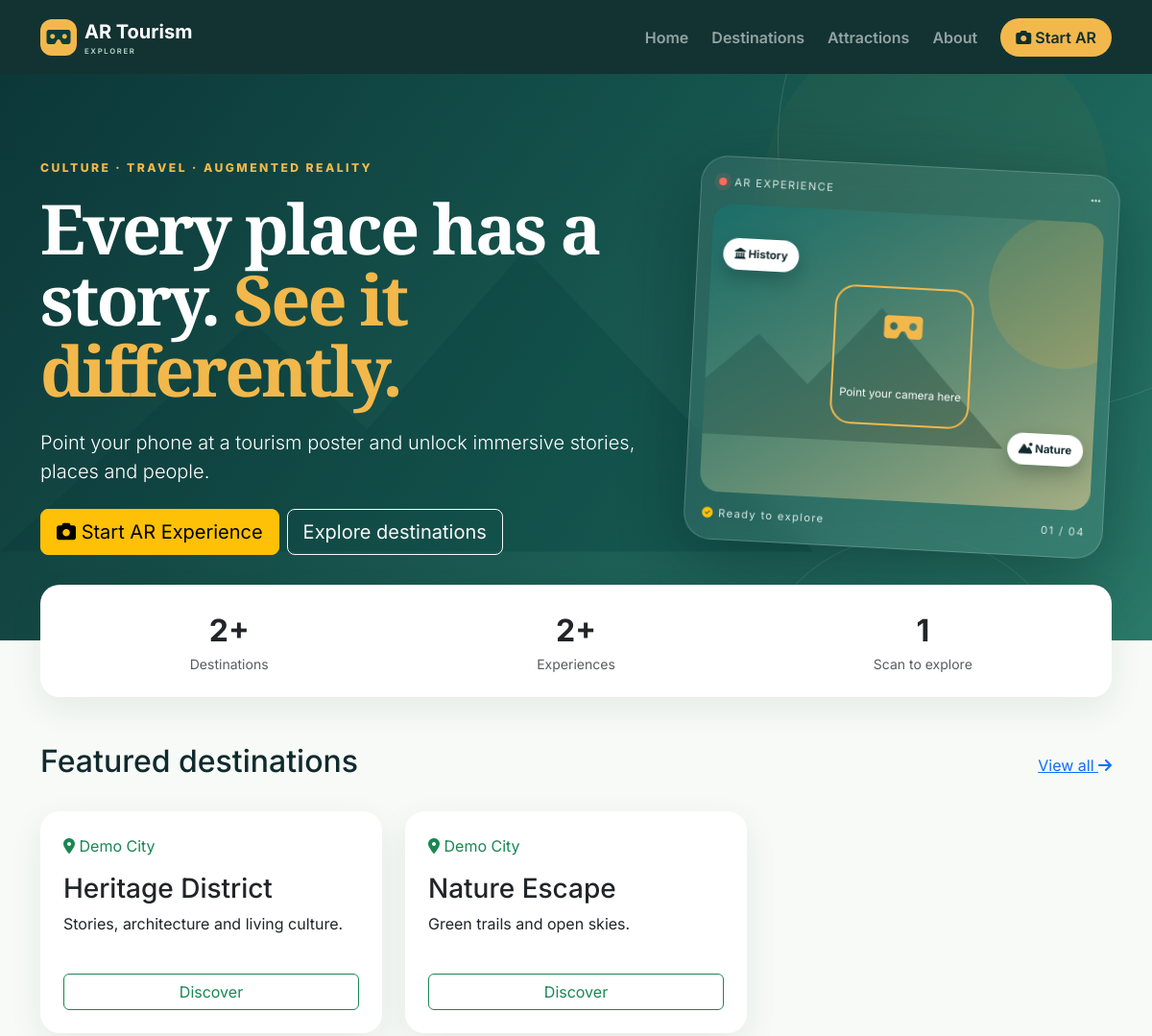
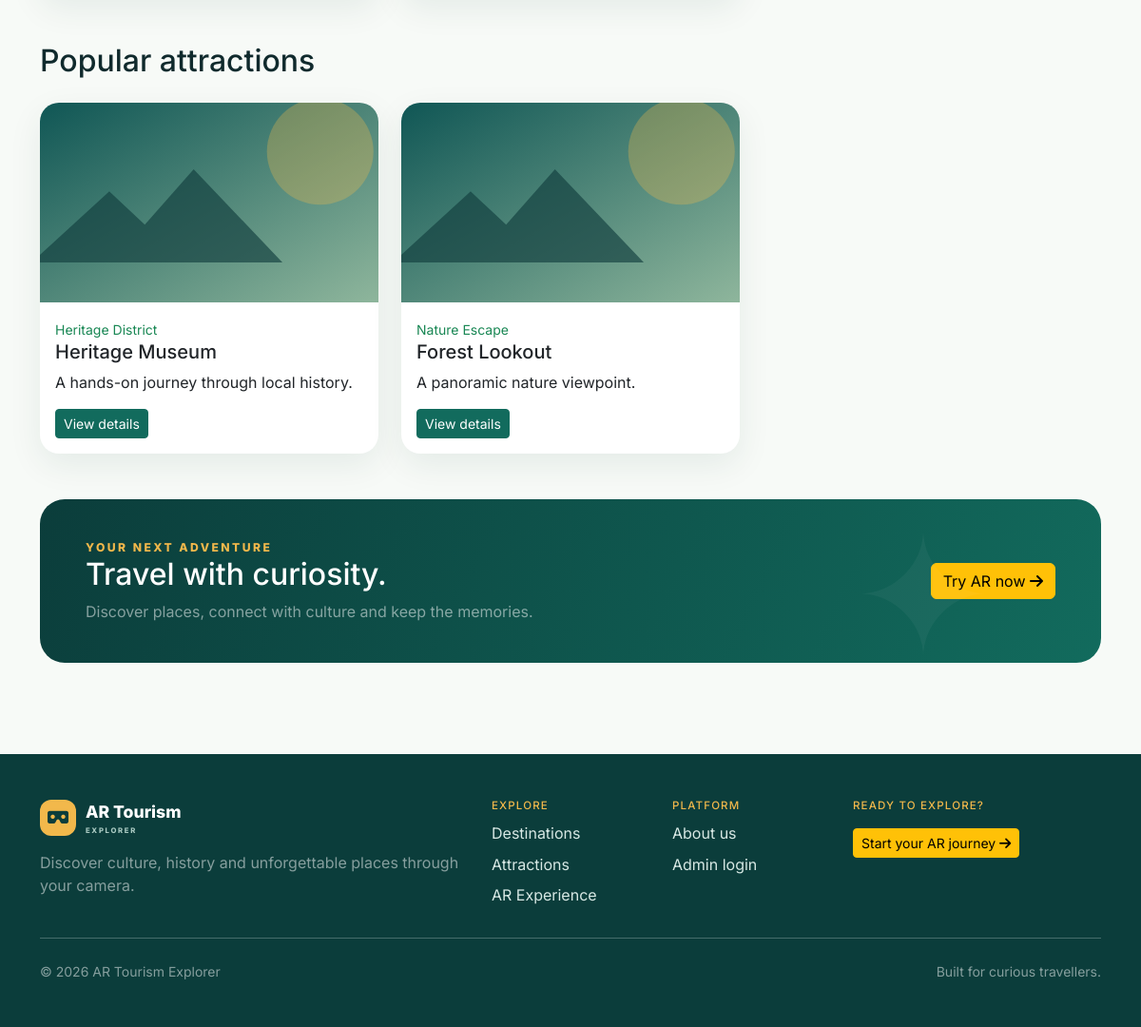
The page / on the database its author committed (2 pictures, top to bottom).
### tables this page shows
CREATE TABLE destinations (
    id INT UNSIGNED AUTO_INCREMENT PRIMARY KEY,
    category_id INT UNSIGNED NULL,
    name VARCHAR(160) NOT NULL,
    slug VARCHAR(180) UNIQUE NOT NULL,
    short_description VARCHAR(300),
    description TEXT,
    cover_image VARCHAR(255),
    location VARCHAR(190),
    latitude DECIMAL(10, 7) NULL,
    longitude DECIMAL(10, 7) NULL,
    maps_url VARCHAR(500),
    status ENUM('active', 'inactive') DEFAULT 'active',
    created_at TIMESTAMP DEFAULT CURRENT_TIMESTAMP,
    updated_at TIMESTAMP DEFAULT CURRENT_TIMESTAMP ON UPDATE CURRENT_TIMESTAMP,
    FOREIGN KEY (category_id) REFERENCES categories(id) ON DELETE SET NULL,
    INDEX (status),
    INDEX (name)
);

CREATE TABLE attractions (
    id INT UNSIGNED AUTO_INCREMENT PRIMARY KEY,
    destination_id INT UNSIGNED NOT NULL,
    category_id INT UNSIGNED NULL,
    name VARCHAR(160) NOT NULL,
    slug VARCHAR(180) UNIQUE NOT NULL,
    short_description VARCHAR(300),
    description TEXT,
    main_image VARCHAR(255),
    youtube_url VARCHAR(500),
    website_url VARCHAR(500),
    maps_url VARCHAR(500),
    latitude DECIMAL(10, 7) NULL,
    longitude DECIMAL(10, 7) NULL,
    opening_hours VARCHAR(255),
    entry_information VARCHAR(255),
    status ENUM('active', 'inactive') DEFAULT 'active',
    display_order INT DEFAULT 0,
    created_at TIMESTAMP DEFAULT CURRENT_TIMESTAMP,
    updated_at TIMESTAMP DEFAULT CURRENT_TIMESTAMP ON UPDATE CURRENT_TIMESTAMP,
    FOREIGN KEY (destination_id) REFERENCES destinations(id) ON DELETE CASCADE,
    FOREIGN KEY (category_id) REFERENCES categories(id) ON DELETE SET NULL,
    INDEX (status),
    INDEX (destination_id)
);

### includes/functions.php (called while the page is built, shortened)
<?php
require_once __DIR__ . '/database.php';
function e(?string $value): string
{
    return htmlspecialchars($value ?? '', ENT_QUOTES, 'UTF-8');
}
function url(string $path = ''): string
{
    return BASE_URL . '/' . ltrim($path, '/');
}
function asset(string $path): string
{
    return url('assets/' . ltrim($path, '/'));
}

### includes/database.php (called while the page is built, shortened)
<?php
function db(): PDO
{
    static $pdo;
    if (!$pdo) {
        $pdo = new PDO(
            'mysql:host=' . DB_HOST . ';port=' . PORT . ';dbname=' . DB_NAME . ';charset=utf8mb4',
            DB_USER,
            DB_PASS,
            [
                PDO::ATTR_ERRMODE => PDO::ERRMODE_EXCEPTION,
                PDO::ATTR_DEFAULT_FETCH_MODE => PDO::FETCH_ASSOC,
                PDO::ATTR_EMULATE_PREPARES => false,
            ]
        );
    }
    return $pdo;
}

### index.php (the view, shortened to what this page needs)
<?php
require_once __DIR__ . '/includes/functions.php';
try {
    $destinations = db()->query("SELECT * FROM destinations WHERE status='active' ORDER BY created_at DESC LIMIT 3")->fetchAll();
    $attractions = db()->query("SELECT a.*, d.name destination_name FROM attractions a JOIN destinations d ON d.id=a.destination_id WHERE a.status='active' ORDER BY a.display_order,a.created_at DESC LIMIT 6")->fetchAll();
} catch (Throwable $error) {
    $destinations = [
        ['name' => 'Heritage District', 'slug' => 'heritage-district', 'location' => 'Demo City', 'short_description' => 'Stories, architecture and living culture.'],
        ['name' => 'Nature Escape', 'slug' => 'nature-escape', 'location' => 'Demo City', 'short_description' => 'Green trails and open skies.'],
        ['name' => 'Cultural Village', 'slug' => 'cultural-village', 'location' => 'Demo City', 'short_description' => 'Crafts, food and local traditions.'],
    ];
    $attractions = [
        ['name' => 'Heritage Museum', 'slug' => 'heritage-museum', 'destination_name' => 'Heritage District', 'short_description' => 'A hands-on journey through local history.', 'main_image' => ''],
        ['name' => 'Forest Lookout', 'slug' => 'forest-lookout', 'destination_name' => 'Nature Escape', 'short_description' => 'A panoramic nature viewpoint.', 'main_image' => ''],
        ['name' => 'Crafts Market', 'slug' => 'crafts-market', 'destination_name' => 'Cultural Village', 'short_description' => 'Meet makers and discover handmade treasures.', 'main_image' => ''],
    ];
}
require __DIR__ . '/includes/header.php';
?>
<section class="hero"><div class="hero-glow hero-glow-one"></div><div class="hero-glow hero-glow-two"></div><div class="container py-5"><div class="row align-items-center g-5"><div class="col-lg-7"><div class="hero-copy"><div class="eyebrow mb-3">CULTURE · TRAVEL · AUGMENTED REALITY</div><h1>Every place has a story. <em>See it differently.</em></h1><p class="lead my-4">Point your phone at a tourism poster and unlock immersive stories, places and people.</p><a href="<?= url('ar.php') ?>" class="btn btn-warning btn-lg me-2"><i class="fa-solid fa-camera"></i> Start AR Experience</a><a href="<?= url('destinations.php') ?>" class="btn btn-outline-light btn-lg">Explore destinations</a></div></div><div class="col-lg-5 d-none d-lg-block"><div class="hero-preview"><div class="preview-top"><span class="live-dot"></span> AR EXPERIENCE <i class="fa-solid fa-ellipsis ms-auto"></i></div><div class="preview-scene"><div class="scan-frame"><i class="fa-solid fa-vr-cardboard"></i><span>Point your camera here</span></div><span class="floating-pin pin-one"><i class="fa-solid fa-landmark"></i> History</span><span class="floating-pin pin-two"><i class="fa-solid fa-mountain-sun"></i> Nature</span></div><div class="preview-bottom"><span><i class="fa-solid fa-circle-check text-warning"></i> Ready to explore</span><span>01 / 04</span></div></div></div></div></div></section>
<section class="container stat-strip"><div class="card p-4"><div class="row text-center g-3"><div class="col-4"><strong class="fs-2"><?= count($destinations) ?>+</strong><small class="d-block text-muted">Destinations</small></div><div class="col-4"><strong class="fs-2"><?= count($attractions) ?>+</strong><small class="d-block text-muted">Experiences</small></div><div class="col-4"><strong class="fs-2">1</strong><small class="d-block text-muted">Scan to explore</small></div></div></div></section>
<section class="container py-5"><div class="d-flex justify-content-between align-items-center mb-4"><h2 class="section-title">Featured destinations</h2><a href="<?= url('destinations.php') ?>">View all <i class="fa-solid fa-arrow-right"></i></a></div><div class="row g-4"><?php foreach ($destinations as $d): ?><div class="col-md-4"><div class="card h-100 p-4 feature-card"><span class="text-success"><i class="fa-solid fa-location-dot"></i> <?= e($d['location']) ?></span><h3 class="mt-3"><?= e($d['name']) ?></h3><p><?= e($d['short_description']) ?></p><a href="<?= url('destination.php?slug=' . urlencode($d['slug'])) ?>" class="btn btn-outline-success mt-auto">Discover</a></div></div><?php endforeach; ?></div></section>
<section class="container pb-5"><h2 class="section-title mb-4">Popular attractions</h2><div class="row g-4"><?php foreach ($attractions as $a): ?><div class="col-md-4"><div class="card h-100"><img class="card-img-top" loading="lazy" src="<?= $a['main_image'] ? asset($a['main_image']) : asset('images/hero.svg') ?>" alt="<?= e($a['name']) ?>"><div class="card-body"><small class="text-success"><?= e($a['destination_name']) ?></small><h5><?= e($a['name']) ?></h5><p><?= e($a['short_description']) ?></p><a href="<?= url('attraction.php?slug=' . urlencode($a['slug'])) ?>" class="btn btn-sm btn-success">View details</a></div></div></div><?php endforeach; ?></div></section>
<section class="container pb-5"><div class="discover-banner"><div><div class="eyebrow">YOUR NEXT ADVENTURE</div><h2 class="section-title mb-2">Travel with curiosity.</h2><p class="mb-0 text-white-50">Discover places, connect with culture and keep the memories.</p></div><a href="<?= url('ar.php') ?>" class="btn btn-warning">Try AR now <i class="fa-solid fa-arrow-right"></i></a></div></section>
<?php require __DIR__ . '/includes/footer.php'; ?>

### includes/header.php (shortened to what this page needs)
<?php require_once __DIR__ . '/functions.php'; $pageTitle = $pageTitle ?? APP_NAME; ?>
<!doctype html>
<html lang="en">
<head>
    <link href="https://cdn.jsdelivr.net/npm/bootstrap@5.3.3/dist/css/bootstrap.min.css" rel="stylesheet">
    <link href="https://cdnjs.cloudflare.com/ajax/libs/font-awesome/6.5.2/css/all.min.css" rel="stylesheet">
    <link href="<?= asset('css/app.css') ?>" rel="stylesheet">
</head>
<body>
<nav class="navbar navbar-expand-lg navbar-dark site-nav sticky-top"><div class="container">
 <a class="navbar-brand fw-bold d-flex align-items-center gap-2" href="<?= url('index.php') ?>"><span class="brand-mark"><i class="fa-solid fa-vr-cardboard"></i></span><span>AR Tourism<small>EXPLORER</small></span></a>
 <div id="nav" class="collapse navbar-collapse"><ul class="navbar-nav ms-auto align-items-lg-center gap-lg-2">
  <li class="nav-item"><a class="nav-link" href="<?= url('index.php') ?>">Home</a></li>
  <li class="nav-item"><a class="nav-link" href="<?= url('destinations.php') ?>">Destinations</a></li>
  <li class="nav-item"><a class="nav-link" href="<?= url('attractions.php') ?>">Attractions</a></li>
  <li class="nav-item"><a class="nav-link" href="<?= url('about.php') ?>">About</a></li>
  <li class="nav-item"><a class="nav-link nav-cta px-3 ms-lg-2" href="<?= url('ar.php') ?>"><i class="fa-solid fa-camera"></i> Start AR</a></li>
 </ul></div>
</div></nav>
<main>

### includes/footer.php (shortened to what this page needs)
</main><footer class="site-footer text-light mt-5"><div class="container py-5"><div class="row g-4"><div class="col-lg-5"><a class="footer-brand" href="<?= url('index.php') ?>"><span class="brand-mark"><i class="fa-solid fa-vr-cardboard"></i></span><span>AR Tourism<small>EXPLORER</small></span></a><p class="text-white-50 mt-3 mb-0">Discover culture, history and unforgettable places through your camera.</p></div><div class="col-6 col-lg-2"><h6>Explore</h6><a href="<?= url('destinations.php') ?>">Destinations</a><a href="<?= url('attractions.php') ?>">Attractions</a><a href="<?= url('ar.php') ?>">AR Experience</a></div><div class="col-6 col-lg-2"><h6>Platform</h6><a href="<?= url('about.php') ?>">About us</a><a href="<?= url('admin/login.php') ?>">Admin login</a></div><div class="col-lg-3"><h6>Ready to explore?</h6><a class="btn btn-warning btn-sm mt-2" href="<?= url('ar.php') ?>">Start your AR journey <i class="fa-solid fa-arrow-right"></i></a></div></div><hr class="border-light opacity-25 my-4"><div class="d-flex justify-content-between flex-wrap gap-2 small text-white-50"><span>© <?= date('Y') ?> AR Tourism Explorer</span><span>Built for curious travellers.</span></div></div></footer>
<script src="<?= asset('js/app.js') ?>"></script></body></html>

### assets/css/app.css (style rules this page uses)
:root { --ink: #102a2d; --green: #126b5d; --green-dark: #0b3d3b; --gold: #f2b84b; --cream: #f7faf7; }
* { box-sizing: border-box; }
body { font-family: Inter, sans-serif; color: var(--ink); background: var(--cream); }
.site-nav { background: rgba(10, 42, 42, 0.96); backdrop-filter: blur(14px); padding: 0.8rem 0; }
.brand-mark { display: grid; place-items: center; width: 38px; height: 38px; border-radius: 12px; background: var(--gold); color: var(--green-dark); }
.navbar-brand small, .footer-brand small { display: block; font-size: 0.48rem; letter-spacing: 0.22em; color: #a9c9c1; }
.nav-link { font-weight: 600; }
.nav-cta { background: var(--gold); color: #122f2f !important; border-radius: 999px; }
.hero { position: relative; overflow: hidden; background: linear-gradient(120deg, #0b3435e8, #126b5dcc), url("../images/hero.svg") center/cover; min-height: 590px; color: #fff; display: flex; align-items: center; }
.hero h1 { font: 700 clamp(2.7rem, 6vw, 5.5rem) "Playfair Display", serif; line-height: 1.03; letter-spacing: -0.04em; }
.hero h1 em { color: var(--gold); font-style: normal; }
.hero-copy { max-width: 720px; }
.eyebrow { letter-spacing: 0.2em; font-size: 0.76rem; font-weight: 800; color: var(--gold); }
.hero-preview { border: 1px solid #ffffff32; border-radius: 28px; padding: 14px; background: #ffffff12; box-shadow: 0 25px 80px #001b1b66; backdrop-filter: blur(16px); transform: rotate(3deg); }
.preview-top, .preview-bottom { display: flex; align-items: center; gap: 8px; font-size: 0.7rem; letter-spacing: 0.12em; color: #d8e8e5; padding: 4px; }
.live-dot { width: 8px; height: 8px; border-radius: 50%; background: #fb6b5b; box-shadow: 0 0 0 5px #fb6b5b24; }
.preview-scene { height: 300px; border-radius: 20px; margin: 10px 0; background: linear-gradient(145deg, #1d7771aa, #e0aa5b55), url("../images/hero.svg") center/cover; position: relative; display: grid; place-items: center; }
.scan-frame { width: 145px; height: 145px; border: 2px solid var(--gold); border-radius: 22px; display: grid; place-items: center; color: var(--gold); text-align: center; font-size: 2rem; }
.scan-frame span { font-size: 0.72rem; color: #fff; line-height: 1.2; }
.floating-pin { position: absolute; background: #fff; color: var(--ink); border-radius: 999px; padding: 8px 12px; font-size: 0.72rem; font-weight: 700; box-shadow: 0 8px 20px #001b1b44; }
.pin-one { left: 12px; top: 35px; }
.pin-two { right: 10px; bottom: 45px; }
.preview-bottom { justify-content: space-between; }
.card { border: 0; border-radius: 20px; box-shadow: 0 12px 35px #123b3714; }
.card-img-top { height: 210px; object-fit: cover; border-radius: 20px 20px 0 0; }
.feature-card { transition: transform 0.25s, box-shadow 0.25s; }
.feature-card p, .attraction-card p { min-height: 48px; }
.stat-strip { margin-top: -58px; position: relative; }
.stat-strip .card { background: #fff; }
.discover-banner { display: flex; align-items: center; justify-content: space-between; gap: 20px; padding: 42px 48px; border-radius: 26px; background: linear-gradient(115deg, var(--green-dark), var(--green)); color: #fff; overflow: hidden; position: relative; }
.discover-banner:after { content: "✦"; position: absolute; right: 10%; top: -35px; font-size: 180px; color: #ffffff0b; }
.site-footer { background: var(--green-dark); }
.footer-brand { display: flex; align-items: center; gap: 10px; color: #fff; text-decoration: none; font-size: 1.1rem; font-weight: 800; }
.site-footer h6 { color: var(--gold); text-transform: uppercase; letter-spacing: 0.1em; font-size: 0.72rem; }
.site-footer a:not(.btn):not(.footer-brand) { display: block; color: #d7e8e4; text-decoration: none; margin: 0.55rem 0; }
.btn-success { background: var(--green); border-color: var(--green); }

### rows shown on the page
destinations: location "Demo City", name "Heritage District", short_description "Stories, architecture and living culture."
destinations: location "Demo City", name "Nature Escape", short_description "Green trails and open skies."
attractions: destination.name "Heritage District", name "Heritage Museum", short_description "A hands-on journey through local history."
attractions: destination.name "Nature Escape", name "Forest Lookout", short_description "A panoramic nature viewpoint."

### other values the page prints
count($destinations) "2"
count($attractions) "2"
